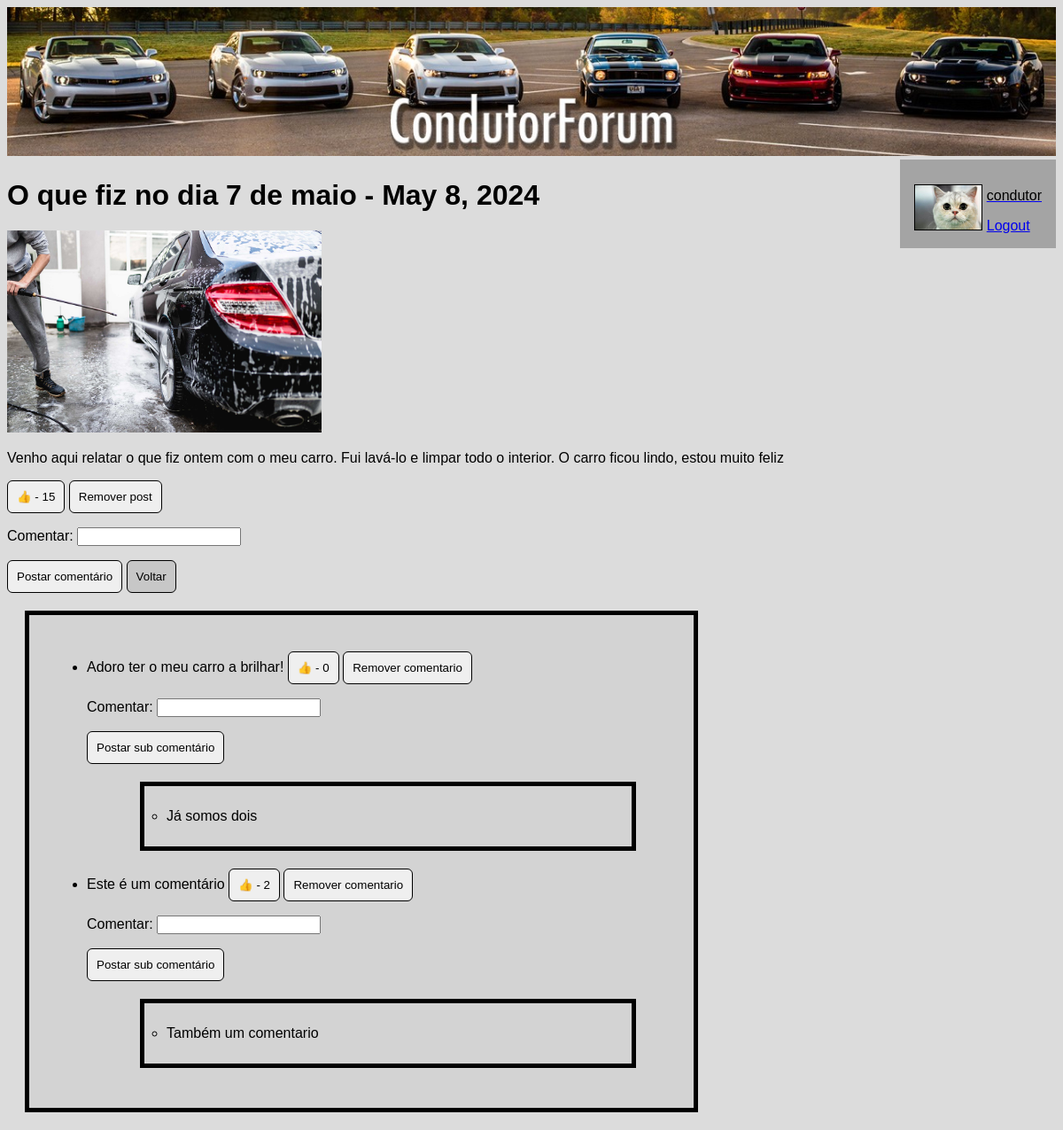
/forum/3 (signed in), run on the app's committed database.
### forum/models.py (models this page shows, shortened)
class Condutor(models.Model):
    user = models.OneToOneField(User, on_delete=models.CASCADE, primary_key=True)
    modelo_carro = models.CharField(max_length=50)
    numero_posts = models.IntegerField(default=0)
    avatar = models.ImageField(default='forum/images/default.png', blank=True)

class Post(models.Model):
    post_titulo = models.CharField(max_length=50)
    post_texto = models.CharField(max_length=500)
    pub_data = models.DateTimeField('data de publicacao')
    gostos = models.IntegerField(default=0)
    imagem = models.ImageField(blank=True)

class Comentario(models.Model):
    post = models.ForeignKey(Post, on_delete=models.CASCADE)
    comentario_texto = models.CharField(max_length=200)
    gostos = models.IntegerField(default=0)
    pub_data = models.DateTimeField('data de publicacao')

class Subcomentario(models.Model):
    comentario = models.ForeignKey(Comentario, on_delete=models.CASCADE)
    subcomentario_texto = models.CharField(max_length=200)
    gostos = models.IntegerField(default=0)
    pub_data = models.DateTimeField('data de publicacao')

### forum/views.py (the view)
# urls.py: path('<int:post_id>', views.detalhe, name='detalhe'),
def detalhe(request, post_id):
    post = get_object_or_404(Post, pk=post_id)
    return render(request, 'forum/detalhe.html', {'post': post})

### forum/templates/forum/detalhe.html (shortened to what this page needs)
<!DOCTYPE html>
<html lang="pt">
{% extends "forum/index.html" %}
{% load static %}
{% block header %}
<header>
    <a href="http://127.0.0.1:8000/forum/">
        <img src="{% static 'forum/images/header1.jpg' %}" alt="CondutorForum" width="100%" height="auto">
    </a>
</header>
{% endblock %}
{% block sidebar %}
<aside>
    <div class="parent">
        {% if request.user.is_authenticated %}
        <div class="inline-block-child">
            <img class="foto_perfil" src="{% static user.condutor.avatar %}" alt="Foto de perfil"/>
        </div>
        <div class="inline-block-child">
            <a href="{% url 'forum:info' %}">
                <p>{{ request.user.username }}</p>
            </a>
            <a href="{% url 'forum:logout' %}">Logout</a>
            {% else %}
            <a href="{% url 'forum:fazerLogin' %}">Login</a>
            <a href="{% url 'forum:signin' %}">Criar conta</a>
            {% endif %}
        </div>
    </div>
</aside>
{% endblock %}
{% block conteudo %}
<h1>{{ post.post_titulo }} - {{ post.pub_data.date }}</h1>
{% if post.imagem.url is not None %}
<img src="{{ post.imagem.url }}"
     alt="{{ post.post_titulo }}"
     style="width: 30%"/>
{% endif %}
<p>{{ post.post_texto }}</p>
<form method="post">
    <div>
        <button type="submit" formaction="{% url 'forum:gosto_post' post.id %}">👍 - {{ post.gostos }}</button>
        {% if request.user.is_superuser %}
        <button type="submit" formaction="{% url 'forum:removerpost' post.id %}">Remover post</button>
        {% endif %}
        <p><label for="comentario">Comentar:</label>
            <input name="comentario" id="comentario" type="text"></p>
        <button type="submit" formaction="{% url 'forum:criarcomentario' post.id %}">Postar comentário</button>
        <button class="voltar" type="submit" formaction="{% url 'forum:index' %}">Voltar</button>
    </div>
    <div class="caixinha">
        <ul>
            {% for comentario in post.comentario_set.all %}
            <li>{{ comentario.comentario_texto }}
                <button type="submit" formaction="{% url 'forum:gosto_comentario' comentario.id %}">
                    👍 - {{ comentario.gostos }}
                </button>
                {% if request.user.is_superuser %}
                <button type="submit" formaction="{% url 'forum:removercomentario' comentario.id %}">
                    Remover comentario
                </button>
                {% endif %}
                <p><label for="subcomentario">Comentar:</label>
                    <input id="subcomentario" type="text" value="{{ val }}" name="subcomentario">{{ val }}</input>
                </p>
                <button type="submit" formaction="{% url 'forum:criarsubcomentario' comentario.id %}">
                    Postar sub comentário
                </button>
                <ul>
                    {% for subcomentario in comentario.subcomentario_set.all %}
                    <div class="caixinha_sub">
                        <li>
                            {{ subcomentario.subcomentario_texto }}
                        </li>
                    </div>
                    {% endfor %}
                </ul>
                {% endfor %}
            </li>
        </ul>
    </div>
</form>
{% endblock %}

### forum/templates/forum/index.html (shortened to what this page needs)
{% load static %}
<link rel="stylesheet" type="text/css"
      href="{% static 'forum/style.css' %}"/>
<!DOCTYPE html>
<html lang="pt">
{% block header %}{% endblock %}
{% block sidebar %}{% endblock %}
{% block conteudo %}{% endblock %}
</html>

### forum/static/forum/style.css (style rules this page uses)
p { color: black; }
* { font-family: Arial, serif; }
h1 { font-size: 2em; }
form { align-self: center; }
button { border: 1px solid black; border-radius: 6px; color: black; padding: 10px 10px; cursor: pointer; }
.voltar { background-color: #c7c7c7; }
li { text-align: left; }
.foto_perfil { border: 1px solid black; height: 50px; width: auto; }
.caixinha { border: 5px solid #000000; background-color: lightgrey; width: 700px; padding: 25px; margin: 20px; }
.caixinha_sub { border: 5px solid #000000; background-color: lightgrey; width: 500px; padding: 25px; margin: 20px; }
.parent { padding: 1rem; }
.inline-block-child { display: inline-block; }
aside { background-color: rgb(164, 164, 164); float: right; }

### data on the page
Post: post_titulo "O que fiz no dia 7 de maio", pub_data "May 8, 2024", imagem (picture), post_texto "Venho aqui relatar o que fiz ontem com o meu carro. Fui lavá-lo e limpar todo o interior. O carro ficou lindo, estou muito feliz", gostos "15"
Comentario: comentario_texto "Adoro ter o meu carro a brilhar!", gostos "0"
Subcomentario: subcomentario_texto "Já somos dois"
Comentario: comentario_texto "Este é um comentário", gostos "2"
Subcomentario: subcomentario_texto "Também um comentario"

### other printed values
{{ request.user.username }} "condutor"
